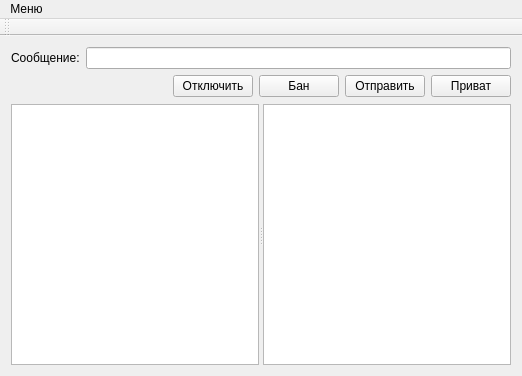
<?xml version="1.0" encoding="UTF-8"?>
<ui version="4.0">
 <class>ClientWindow</class>
 <widget class="QMainWindow" name="ClientWindow">
  <property name="geometry">
   <rect>
    <x>0</x>
    <y>0</y>
    <width>522</width>
    <height>376</height>
   </rect>
  </property>
  <property name="windowTitle">
   <string>ClientWindow</string>
  </property>
  <widget class="QWidget" name="centralWidget">
   <layout class="QVBoxLayout" name="verticalLayout_3">
    <item>
     <layout class="QVBoxLayout" name="verticalLayout_2" stretch="0,0">
      <item>
       <layout class="QVBoxLayout" name="verticalLayout">
        <item>
         <layout class="QHBoxLayout" name="horizontalLayout">
          <item>
           <widget class="QLabel" name="label">
            <property name="text">
             <string>Сообщение:</string>
            </property>
           </widget>
          </item>
          <item>
           <widget class="QLineEdit" name="MessageEdit"/>
          </item>
         </layout>
        </item>
        <item>
         <layout class="QHBoxLayout" name="horizontalLayout_2">
          <item>
           <spacer name="horizontalSpacer">
            <property name="orientation">
             <enum>Qt::Horizontal</enum>
            </property>
            <property name="sizeHint" stdset="0">
             <size>
              <width>21</width>
              <height>23</height>
             </size>
            </property>
           </spacer>
          </item>
          <item>
           <widget class="QPushButton" name="CloseClient">
            <property name="visible">
             <bool>false</bool>
            </property>
            <property name="text">
             <string>Отключить</string>
            </property>
           </widget>
          </item>
          <item>
           <widget class="QPushButton" name="BanClient">
            <property name="visible">
             <bool>false</bool>
            </property>
            <property name="text">
             <string>Бан</string>
            </property>
           </widget>
          </item>
          <item>
           <widget class="QPushButton" name="SendMessage">
            <property name="text">
             <string>Отправить</string>
            </property>
           </widget>
          </item>
          <item>
           <widget class="QPushButton" name="PrivateMessage">
            <property name="text">
             <string>Приват</string>
            </property>
           </widget>
          </item>
         </layout>
        </item>
       </layout>
      </item>
      <item>
       <widget class="QSplitter" name="TextViwe">
        <property name="orientation">
         <enum>Qt::Horizontal</enum>
        </property>
        <widget class="QTextBrowser" name="AllMessages"/>
        <widget class="QTextBrowser" name="PrivateMessages"/>
       </widget>
      </item>
     </layout>
    </item>
   </layout>
  </widget>
  <widget class="QMenuBar" name="menuBar">
   <property name="geometry">
    <rect>
     <x>0</x>
     <y>0</y>
     <width>522</width>
     <height>23</height>
    </rect>
   </property>
   <widget class="QMenu" name="menu">
    <property name="title">
     <string>Меню</string>
    </property>
    <addaction name="CreatNewWindow"/>
    <addaction name="LoginAdministration"/>
    <addaction name="separator"/>
    <addaction name="Quit"/>
   </widget>
   <addaction name="menu"/>
  </widget>
  <widget class="QToolBar" name="mainToolBar">
   <attribute name="toolBarArea">
    <enum>TopToolBarArea</enum>
   </attribute>
   <attribute name="toolBarBreak">
    <bool>false</bool>
   </attribute>
  </widget>
  <action name="CreatNewWindow">
   <property name="text">
    <string>Создание нового клиента</string>
   </property>
  </action>
  <action name="LoginAdministration">
   <property name="text">
    <string>Войти администратором</string>
   </property>
  </action>
  <action name="Quit">
   <property name="text">
    <string>Выход</string>
   </property>
  </action>
 </widget>
 <layoutdefault spacing="6" margin="11"/>
 <resources/>
 <connections/>
</ui>
